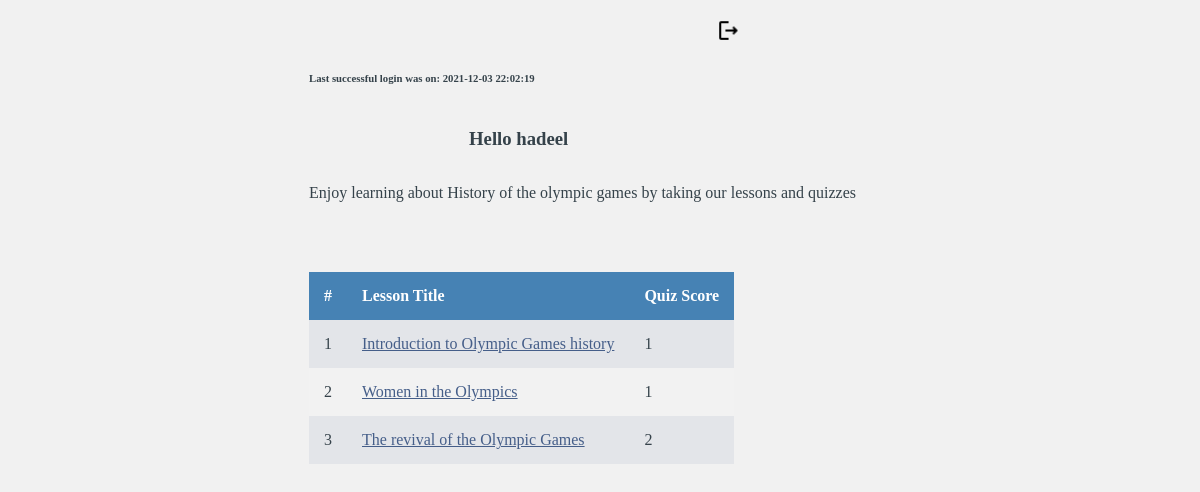
Screenshot of /userPage.php (signed in) with the database file from the repository.
### tables this page shows
CREATE TABLE `scores` (
  `id` int(11) NOT NULL,
  `user_id` int(11) NOT NULL,
  `lesson_id` int(4) NOT NULL,
  `score` int(4) NOT NULL,
  `taken` int(1) NOT NULL
);

CREATE TABLE `lessons` (
  `id` int(4) NOT NULL,
  `lesson_title` varchar(100) NOT NULL,
  `content` varchar(3500) NOT NULL
);

### userPage.php (the view, shortened to what this page needs)
<?php
include_once 'config.php';
?>
<!DOCTYPE html>
<html lang="en">
<head>
    <link rel="stylesheet" href="style.css">
</head>
<body>
<a class="logout3" href="logout.php">
<img id = "logout_quiz"src='./gifs/outline_logout_black_24dp.png'>
</a>
<?php
    if(isset($_SESSION['user_id']))
    {
    ?>
    <div class="content">
    <h6>Last successful login was on: <?php echo  $_SESSION['Previous_login'] ?> </h6>
    <div class="content"><h3>Hello <?php echo $_SESSION['name'] ?><br></h3> </div>
        <?php
            if(isset($_SESSION['complete']))
            {
                if($_SESSION['complete'] == true)
                {
                    $user_id = $_SESSION['user_id'];
                    $sql =" SELECT SUM(`score`) as total  FROM `scores` WHERE `user_id` =  '".$_SESSION['user_id']."' AND `taken` =1 GROUP BY `user_id`";
                    $result = $conn->query($sql);
                    $row = mysqli_fetch_assoc($result);
                    echo "<p>Congratulations! You finished all quizzes. Your final score is ".$row['total']."/12 🎉 </p> ";
                    echo "<div class=\"Imgcontent\">";
                    if($row['total'] <= 2){
                        echo "<img src='./gifs/giphy.gif'>";
                    }
                    elseif($row['total'] <= 4){
                        echo "<img src='./gifs/HdCn.gif'>";
                    }
                    elseif($row['total'] <= 6){
                        echo "<img src='./gifs/AccurateSecondArabianhorse-max-1mb.gif'>";
                    }
                    elseif($row['total'] <= 8 ){
                        echo "<img src='./gifs/6-Mashable-Olympics-GIFs-Hilarious-Memes.gif'>";
                    }
                    elseif($row['total'] <= 10){
                        echo "<img src='./gifs/won-what-it-do-baby.gif'>";
                    }
                    elseif($row['total'] <= 12){
                        echo "<img src='./gifs/px9wyhyb7p171.gif'>";
                    }
                    echo "</div>";
                }
            }
            else
            {
                echo "<p>Enjoy learning about History of the olympic games by taking our lessons and quizzes</p>";
            }
        ?>
        <br><br><br>
        <table >
            <thead>
                <tr>
                    <th>#</th>
                    <th>Lesson Title</th>
                    <th>Quiz Score</th>
                </tr>
            </thead>
            <tbody>
        <?php
            $user_id = $_SESSION['user_id'];
            $sql_lesson = "SELECT * FROM scores WHERE user_id = '$user_id' AND taken = '1'";
            $res = $conn->query($sql_lesson);
            $i=0;
            if($res):
                while ($row = mysqli_fetch_assoc($res)):
                    $i++;
        ?>
            <tr>
                <td><?php echo $i; ?></td>
                <td>
                    <a href="lesson.php?lesson_id=<?php echo $row['lesson_id']; ?>">
                        <?php
                            $sql_lesson_info= "SELECT * FROM Lessons WHERE id = ".$row['lesson_id']. "";
                            $result_lesson = $conn->query($sql_lesson_info);
                            $lesson = mysqli_fetch_assoc($result_lesson);
                            echo $lesson['lesson_title'];
                        ?>
                    </a>
                </td>
                <td><?php echo ($row['score']==-1) ? 'Not Taken' : $row['score']; ?></td>
            </tr>
        <?php
                endwhile;
            endif;
        ?>
            </tbody>
        </table>
    <?php
    }
    ?>
    </div>
</body>
</html>

### style.css (style rules this page uses)
* { box-sizing: border-box; }
body { font-family: "Times New Roman", Times, serif; padding: 10px; background: #f1f1f1; color: #35424A; }
img { width: 200px; height: 200px; }
table { border-collapse: collapse; }
th, td { padding: 15px; text-align: left; }
tr:nth-child(odd) { background-color: #e3e5e9; }
tr:nth-child(even) { background-color: #f2f2f2; }
th { background-color: SteelBlue; color: white; }
a:link { color : #455E89; }
.content { text-align-last: auto; overflow: hidden; text-align: left; width: 55%; margin-left: 25%; }
#logout_quiz { width: 25px; height:25px; }
.logout3 { text-align: justify; text-justify: inherit; text-align: center; width: 50%; margin-left: 60%; }

### rows the page displays
scores: lesson.lesson_title "Introduction to Olympic Games history", score "1"
scores: lesson.lesson_title "Women in the Olympics", score "1"
scores: lesson.lesson_title "The revival of the Olympic Games", score "2"

### other values shown
$_SESSION['Previous_login'] "2021-12-03 22:02:19"
$_SESSION['name'] "hadeel"
